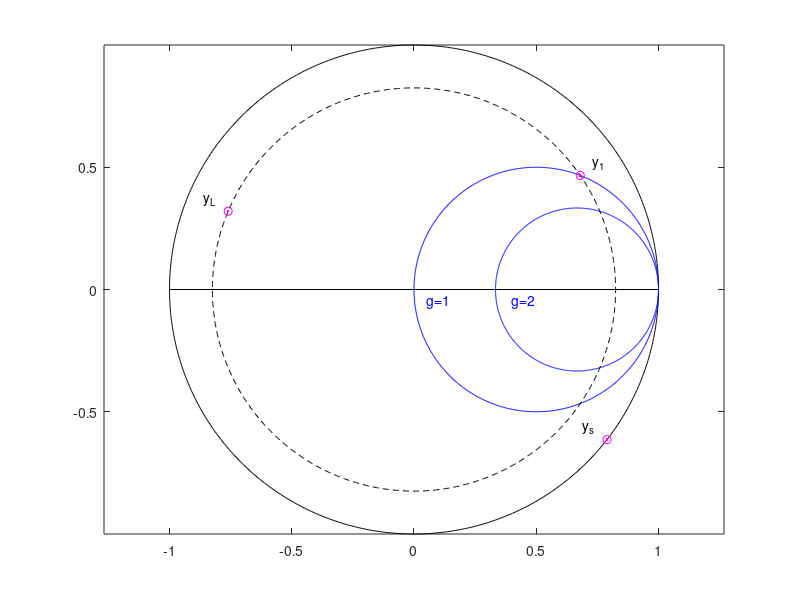

The MATLAB script that drew this image:
%% Rete di adattamento mediante stub parallelo

clear all; close all; clc;

f = 3e9 % frequenza 3GHz

ZL = 100-200i % impedenza del carico
Z0 = 50 % impedenza caratteristica del carico

eps_r = 2.2; % permittività relativa del dielettrico

YL = 1/ZL % ammettenza del carico
Y0 = 1/Z0 % ammettenza caratteristica del carico

zL = ZL/Z0 % impedenza normalizzata
rL = real(zL) % resistenza normalizzata
xL = imag(zL) % reattanza normalizzata

yL = 1/zL % ammettenza normalizzata
gL = real(yL) % conduttanza normalizzata
bL = imag(yL) % suscettanza normalizzata

GammaL = (yL-1)/(yL+1) % coefficiente di yL
GammaL_abs = abs(GammaL) % modulo di GammaL
GammaL_angle = angle(GammaL)*180/pi % fase di GammaL

PLa = 1-(abs(GammaL))^2 % potenza attiva al carico 32.00%

VSWR = (1+abs(GammaL))/(1-abs(GammaL)) % S = 10.4039:1

c = 3e8; % velocità della luce nello spazio libero
lambda = c/f/sqrt(eps_r) % 0.0674 m = 67.4 mm

figure;
title('Rete di adattamento mediante stub parallelo')
xx = linspace(0,2*pi,1001);
plot(exp(1i*xx),'k')
axis equal
hold
plot([-1 1],[0 0], 'k')
plot(1/2+1/2*exp(1i*xx),'b')
text(0.05, -0.05,'g=1', 'Color', 'b')
plot(2/3+1/3*exp(i*xx),'b')
text(0.4, -0.05,'g=2', 'Color', 'b')
plot(abs(GammaL)*sin(xx), abs(GammaL)*cos(xx),'--k')
plot(GammaL,'om')
plot(GammaL,'.m')
text(real(GammaL)-0.1, imag(GammaL)+0.05,'y_L')

b1 = (2*abs(GammaL))/(sqrt(1-(abs(GammaL))^2)) % segno +
y1 = 1+1i*b1 % impendenza interseca il cerchio g=1
Gamma1 = (y1-1)/(y1+1) % coefficiente di y1

plot(Gamma1,'om')
plot(Gamma1,'.m')
text(real(Gamma1)+0.05, imag(Gamma1)+0.05,'y_1')

d_lambda = (angle(GammaL/Gamma1))/(4*pi) % 0.1704
d = d_lambda*lambda % 0.0115 m = 11.5 mm

ys = -1i*b1 % ammettenza di ingresso normalizzata
Gamma_s = (ys-1)/(ys+1) % coefficiente di ys

plot(Gamma_s,'om')
plot(Gamma_s,'.m')
text(real(Gamma_s)-0.1, imag(Gamma_s)+0.05,'y_s')

l_cc_lambda = atan(1/b1)/(2*pi) % 0.0526 corto circuito
l_cc = l_cc_lambda*lambda % 0.0035 m = 3.5 mm

l_ca_lambda = 0.5+(atan(-b1)/(2*pi)) % 0.3026 circuito aperto
l_ca = l_ca_lambda*lambda % 0.0204 m = 20.4 mm
